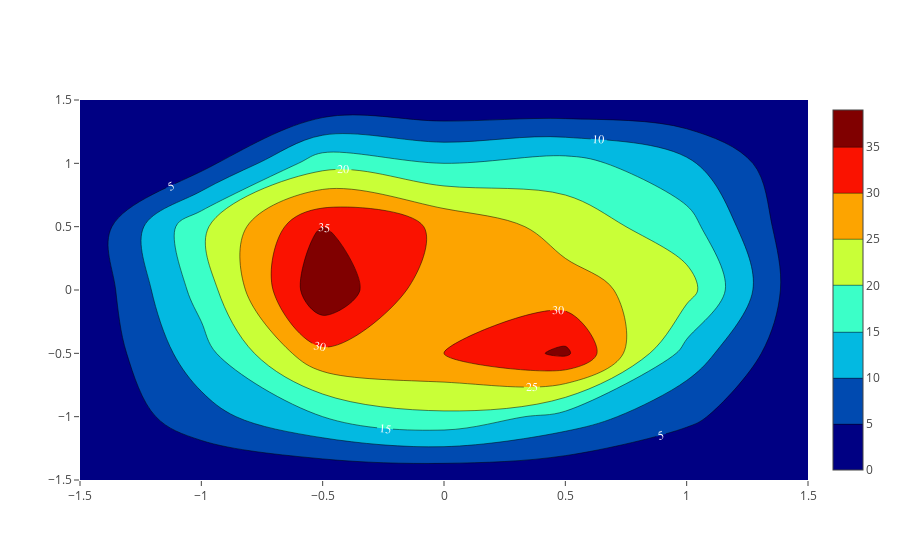

The code cell stored with this chart in its notebook:
### Markdown cell above
# 2D Histogram Contour Styled

### Code cell
import plotly.graph_objs as go

import numpy as np

x = np.random.uniform(-1, 1, size=500)
y = np.random.uniform(-1, 1, size=500)

trace = [go.Histogram2dContour(
        x = x,
        y = y,
        colorscale = 'Jet',
        contours = dict(
            showlabels = True,
            labelfont = dict(
                family = 'Raleway',
                color = 'white'
            )
        ),
        hoverlabel = dict(
            bgcolor = 'white',
            bordercolor = 'black',
            font = dict(
                family = 'Raleway',
                color = 'black'
            )
        )
        
)]

pyo.iplot(trace, filename = "Histogram2dContour Styled")

### Figure 1 — Plotly figure (JSON) as saved in the notebook; plotly's stock layout.template omitted (floating-point values rounded to 4 significant figures; data arrays with more than 128 entries replaced by an {"elided": "..."} marker saying what was removed)
{"data": [{"colorscale": "Jet", "contours": {"labelfont": {"color": "white", "family": "Raleway"}, "showlabels": true}, "hoverlabel": {"bgcolor": "white", "bordercolor": "black", "font": {"color": "black", "family": "Raleway"}}, "type": "histogram2dcontour", "uid": "6883dae7-297d-4472-8c76-25fa190b7224", "x": {"elided": "500 float values"}, "y": {"elided": "500 float values"}}], "layout": {}}
